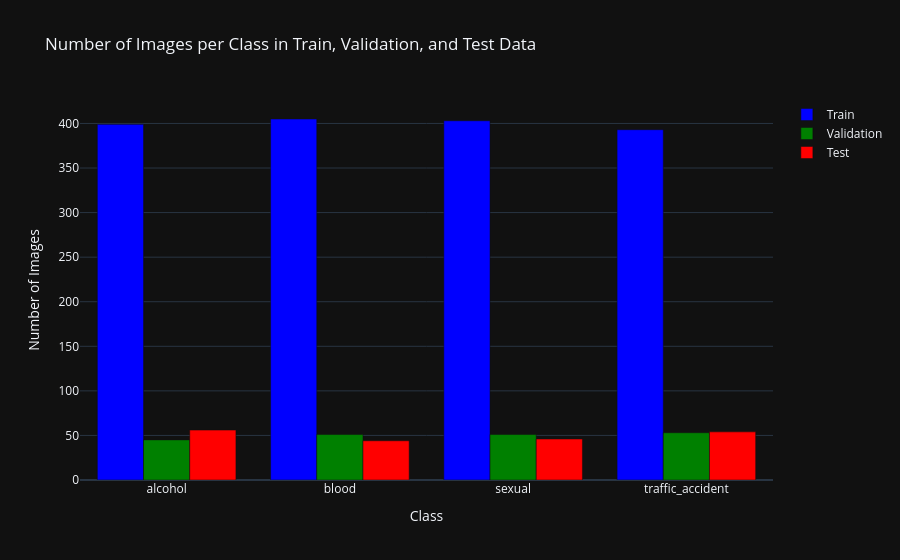

Notebook cell for this chart:
### Code cell
_, train_counts = np.unique(train_labels, return_counts=True)
_, val_counts = np.unique(val_labels, return_counts=True)
_, test_counts = np.unique(test_labels, return_counts=True)

fig = go.Figure()

fig.add_trace(go.Bar(
    x=class_names,
    y=train_counts,
    name='Train',
    marker=dict(color='blue')
))

fig.add_trace(go.Bar(
    x=class_names,
    y=val_counts,
    name='Validation',
    marker=dict(color='green')
))

fig.add_trace(go.Bar(
    x=class_names,
    y=test_counts,
    name='Test',
    marker=dict(color='red')
))

fig.update_layout(
    title="Number of Images per Class in Train, Validation, and Test Data",
    barmode='group',
    xaxis_title="Class",
    yaxis_title="Number of Images",
    template="plotly_dark"
)

# Show the plot
fig.show()

### Figure 1 — Plotly figure (JSON) as saved in the notebook; plotly's stock layout.template omitted (floating-point values rounded to 4 significant figures)
{"data": [{"marker": {"color": "blue"}, "name": "Train", "x": ["alcohol", "blood", "sexual", "traffic_accident"], "y": [399, 405, 403, 393], "type": "bar"}, {"marker": {"color": "green"}, "name": "Validation", "x": ["alcohol", "blood", "sexual", "traffic_accident"], "y": [45, 51, 51, 53], "type": "bar"}, {"marker": {"color": "red"}, "name": "Test", "x": ["alcohol", "blood", "sexual", "traffic_accident"], "y": [56, 44, 46, 54], "type": "bar"}], "layout": {"title": {"text": "Number of Images per Class in Train, Validation, and Test Data"}, "barmode": "group", "xaxis": {"title": {"text": "Class"}}, "yaxis": {"title": {"text": "Number of Images"}}}}
